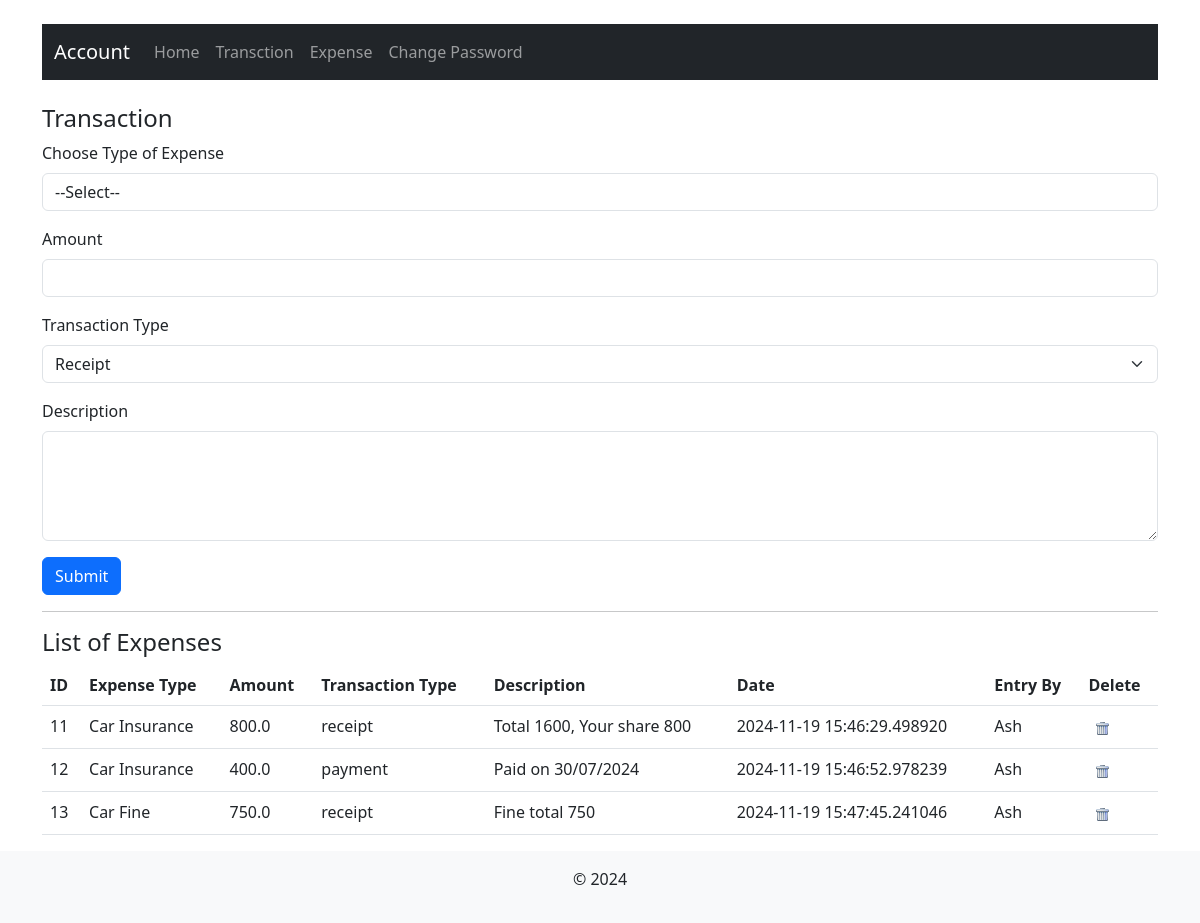
The app's page /transaction (signed in) with its own data.
### tables this page shows
CREATE TABLE expense_transaction (
                id INTEGER PRIMARY KEY AUTOINCREMENT,
                expensetypeId INT NOT NULL,
                expensetype TEXT NOT NULL,
                amount REAL,
                paymenttype TEXT,
                descr TEXT
            , IsActive INT, EntryDate DATETIME, entryby TEXT);

### app.py (the view)
@app.route('/transaction')
def exptransaction():
    db = None  # Initialize db to ensure it's accessible in the finally block
    try:
        db = DatabaseManager('expense.db')
        trans = db.fetch_transaction()
        expenses = db.fetch_expenses()
    except Exception as e:
        print(f"Error fetching transactions: {e}")
        trans = []  # Provide a fallback value in case of an error
        expenses=[]
    finally:
        if db:  # Only close the connection if db was successfully initialized
            db.close()
    return render_template('transaction.html', transaction=trans,expenses=expenses)

### app.py (called while the page is built)
@app.before_request
def check_login():
    if 'username' not in session and request.endpoint != 'login':
        flash("Please log in first.", "warning")
        return redirect(url_for('login'))

### database_manager.py (called while the page is built)
    def fetch_expenses(self):
        self.cursor.execute('SELECT * FROM expenses where isactive = 1')
        return self.cursor.fetchall()

    def fetch_transaction(self):
        self.cursor.execute('SELECT * FROM expense_transaction where isactive = 1')
        return self.cursor.fetchall()

    def close(self):
        self.connection.close()

### templates/transaction.html (shortened to what this page needs)
{% extends 'base.html' %}
{% block content %}
<h4>Transaction</h4>
<form method="POST" action="{{ url_for('submittran') }}">
    <div class="mb-3">
        <label for="expense_type" class="form-label">Choose Type of Expense</label>
        <select type="text" class="form-control" id="expense_type" name="expense_type">
            <option value="0">--Select--</option>
        </select>
    </div>
    <div class="mb-3">
        <label for="amount" class="form-label">Amount</label>
        <input type="number" class="form-control" id="amount" name="amount" required>
    </div>
    <div class="mb-3">
        <label for="transaction_type" class="form-label">Transaction Type</label>
        <select class="form-select" id="transaction_type" name="transaction_type">
            <option value="receipt">Receipt</option>
        </select>
    </div>
    <div class="mb-3">
        <label for="description" class="form-label">Description</label>
        <textarea class="form-control" id="description" name="description" rows="4"></textarea>
    </div>
    <button type="submit" class="btn btn-primary">Submit</button>
</form>
<hr>
{% if transaction %}
        <h4>List of Expenses</h4>
        <table class="table">
            <tr>
                <th>ID</th>
                <th>Expense Type</th>
                <th>Amount</th>
                <th>Transaction Type</th>
                <th>Description</th>
                <th>Date</th>
                <th>Entry By</th>
                <th>Delete</th>
            </tr>
            {% for trn in transaction %}
            <tr>
                <td>{{ trn[0] }}</td>
                <td>{{ trn[2] }}</td>
                <td>{{ trn[3] }}</td>
                <td>{{ trn[4] }}</td>
                <td>{{ trn[5] }}</td>
                <td>{{ trn[7] }}</td>
                <td>{{ trn[8] }}</td>
                <td>
                    <form method="POST" action="{{ url_for('delete_trans') }}?trans_id={{trn[0]}}">
                        <button type="submit" style="border: none; background: none;">
                    <img src="{{url_for('static',filename='images/delete.png')}}" style="cursor: pointer;">
                        </button>
                    </form>
                </td>
            </tr>
            {% endfor %}
        </table>
        {% else %}
        <p>No users available.</p>
        {% endif %}
{% endblock %}

### templates/base.html (shortened to what this page needs)
<!DOCTYPE html>
<html lang="en">
<head>
    <link href="https://cdn.jsdelivr.net/npm/bootstrap@5.3.0/dist/css/bootstrap.min.css" rel="stylesheet">
    <link rel="stylesheet" href="https://cdn.jsdelivr.net/npm/bootstrap-icons@1.11.3/font/bootstrap-icons.min.css">
</head>
<body>
    <div class="container mt-4">
        <nav class="navbar navbar-expand navbar-dark bg-dark" aria-label="Second navbar example">
            <div class="container-fluid">
                <a class="navbar-brand" href="/">Account</a>
                <div class="collapse navbar-collapse" id="navbarsExample02">
                    <ul class="navbar-nav me-auto">
                        <li class="nav-item">
                            <a class="nav-link" href="/">Home</a>
                        </li>
                        <li class="nav-item">
                            <a class="nav-link" href="/transaction">Transction</a>
                        </li>
                        <li class="nav-item">
                            <a class="nav-link" href="/add_expense">Expense</a>
                        </li>
                        <li class="nav-item">
                            <a class="nav-link" href="/changepassword">Change Password</a>
                        </li>
                    </ul>
                </div>
            </div>
        </nav>
    </div>
    <div class="container mt-4">
        {% block content %}{% endblock %}
    </div>
    <footer class="bg-light text-center py-3">
        <p>&copy; 2024</p>
    </footer>
</body>
</html>

### records on screen
expense_transaction: id "11", expensetype "Car Insurance", amount "800.0", paymenttype "receipt", descr "Total 1600, Your share 800", EntryDate "2024-11-19 15:46:29.498920", entryby "Ash"
expense_transaction: id "12", expensetype "Car Insurance", amount "400.0", paymenttype "payment", descr "Paid on 30/07/2024", EntryDate "2024-11-19 15:46:52.978239", entryby "Ash"
expense_transaction: id "13", expensetype "Car Fine", amount "750.0", paymenttype "receipt", descr "Fine total 750", EntryDate "2024-11-19 15:47:45.241046", entryby "Ash"
